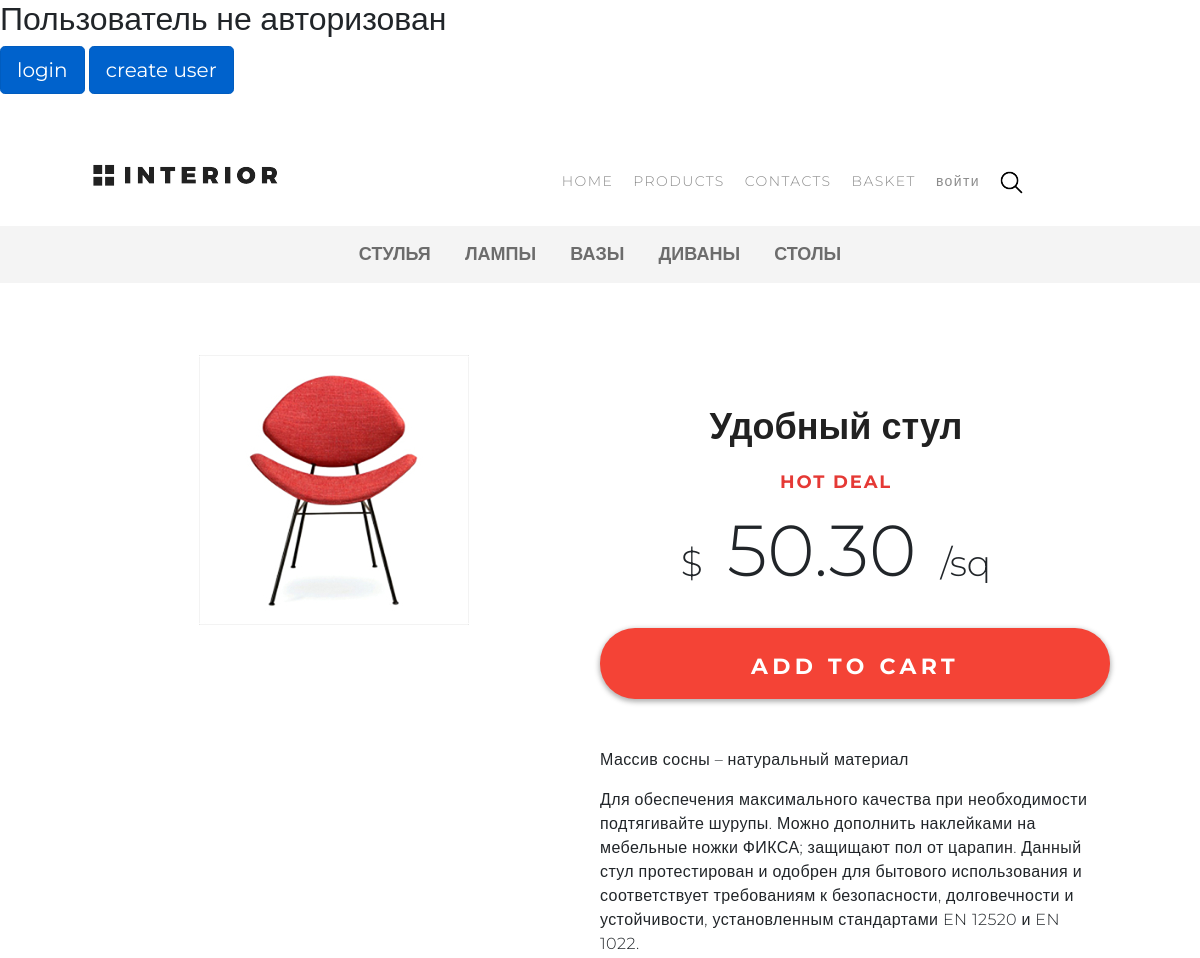
The page /deal/2/ (upper part) on the database as committed earlier.
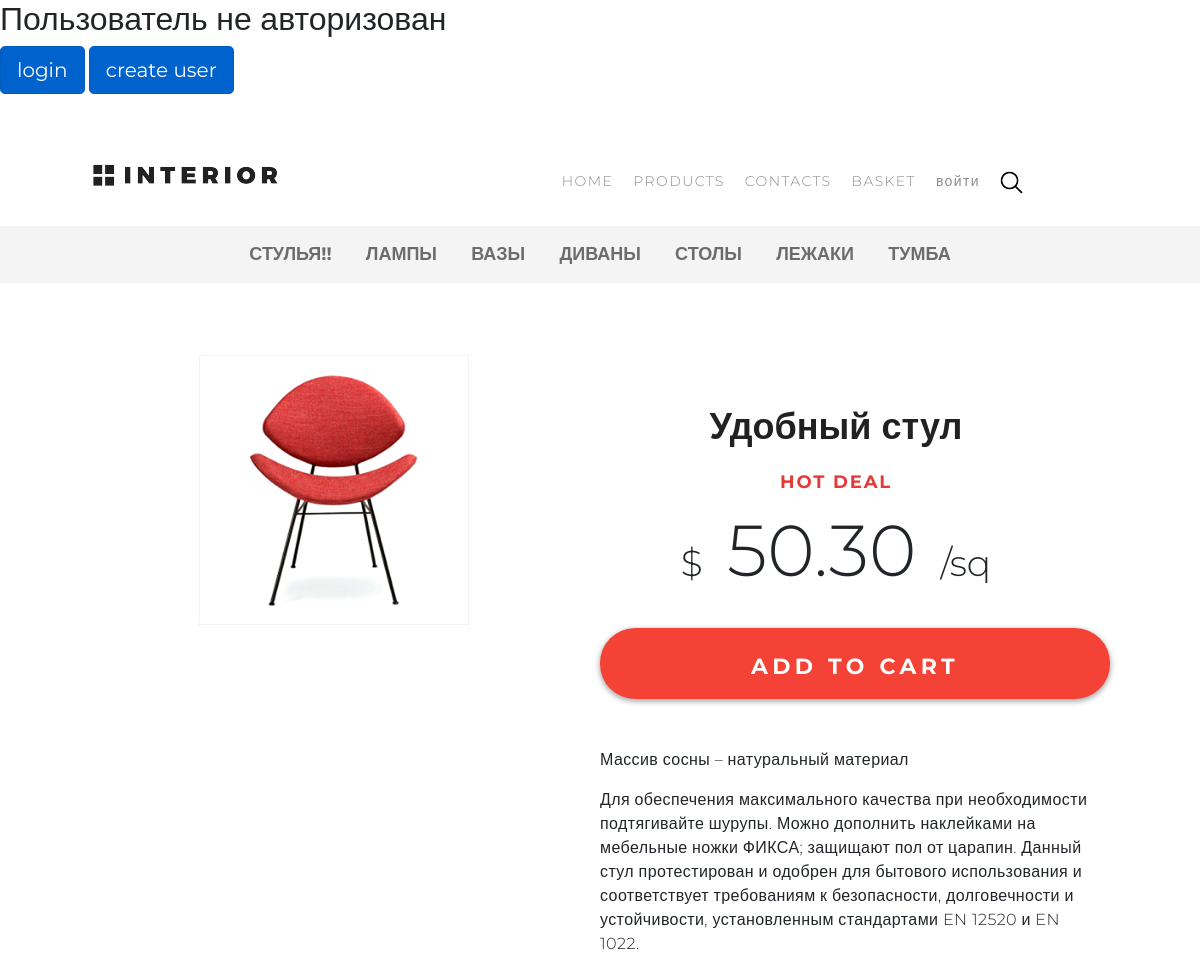
The same page on the database as committed later.
### mainapp/models.py (models this page shows, shortened)
class ProductCategory (models.Model):
    class Meta:
        verbose_name = 'Категория'
        verbose_name_plural = 'Категории'
    name = models.CharField(verbose_name='имя', max_length=64, unique=True)
    description = models.TextField(verbose_name='описание', blank=True)

### mainapp/views.py (the view)
# urls.py: path('deal/<int:pk>/', mainapp.deal, name='deal'),
def deal(request, pk=None):
    product = Product.objects.filter(id=pk).first()
    products = Product.objects.all()[:3]
    basket = []
    if request.user.is_authenticated:
        basket = Basket.objects.filter(user=request.user)
    content = {
                'links_sec_menu': links_sec_menu,
                'titles': titles,
                'product': product,
                'products': products,
                'basket': basket
              }
    return render(request, 'mainapp/deal.html', content)

### mainapp/templates/mainapp/deal.html (shortened to what this page needs)
{% extends 'mainapp/base.html' %}
{% load staticfiles %}
{% block css %}
    {{ block.super}}
    <link rel="stylesheet" type="text/css" href="{% static '/css/style_deals.css' %}">
{% endblock %}
{% block content %}
            {% include 'mainapp/includes/inc_sec_menu.html' %}
            <div class="offer row">
                <div class="col-6">
                    <img src="../../media/{{ product.image }}" alt="Картинка не прогрузилась">
                </div>
                <div class="col-6">
                    <h1>{{ product.name }}</h1>
                    <h3>Hot Deal</h3>
                    <div class="sm">$</div>
                    <div class="big">{{ product.price }}</div>
                    <div class="sm">/sq</div>
                    <a href="{% url 'basket:add' product.pk %}"><span class="order">Add to cart</span></a>
                    <div class="text">
                        <p>{{ product.short_desc }}</p>
                        <p>{{ product.description }}</p>
                    </div>
                </div>
            </div>
{% endblock %}

### mainapp/templates/mainapp/includes/inc_sec_menu.html (shortened to what this page needs)
{% load staticfiles %}
{% block menu %}
    <div class="categories">
        <ul>
            {% for link in links_sec_menu %}
                <li><a href="{% url 'products:category' link.id %}"
                       class="">
                       {{ link.name }}
                    </a>
                </li>
            {% endfor %}
        </ul>
    </div>
{% endblock %}

Rows that differ between the two databases and show on the page:
changed ProductCategory: name "СТУЛЬЯ" → "СТУЛЬЯ!!"
added ProductCategory: name "ЛЕЖАКИ"
added ProductCategory: name "ТУМБА"
